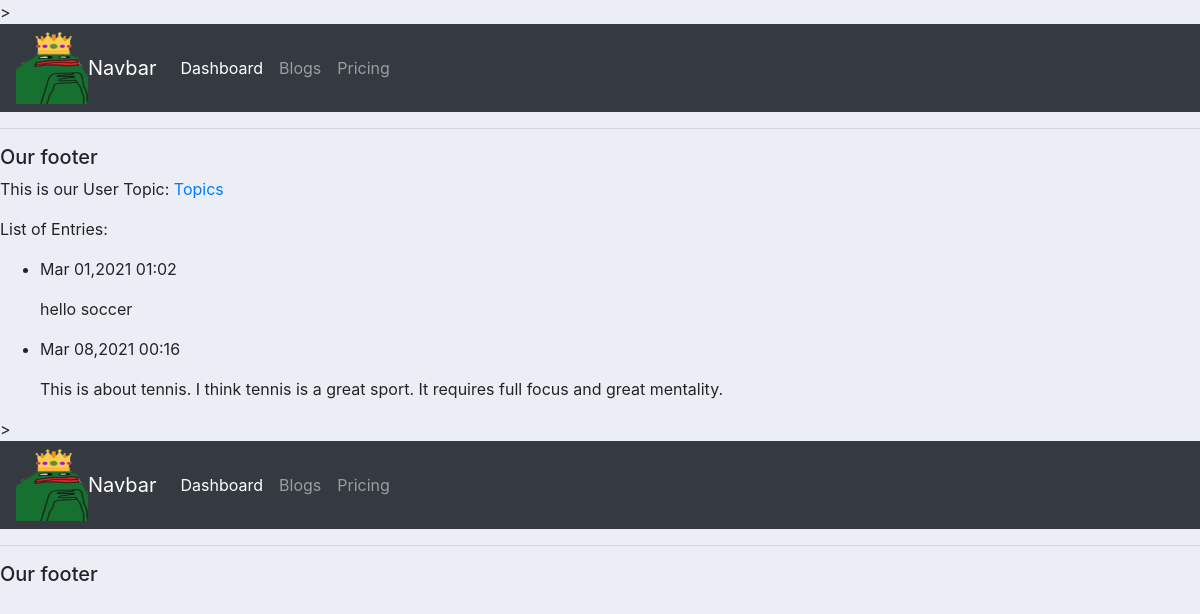
/entry/, run on the app's committed database.
### Userlog/models.py (models this page shows)
class Entry(models.Model):
    tags = models.ForeignKey(Tag, null = True, on_delete=models.CASCADE)
    topic = models.ForeignKey(UserTopic, null = True, on_delete=models.CASCADE)
    text = models.TextField()
    date_added = models.DateTimeField(auto_now_add=True)

### Userlog/views.py (the view)
# urls.py: path('entry/',views.user_list_view),
def user_list_view(request):
    usertopics_objects = UserTopic.objects.all()
    entry_objects = Entry.objects.all()
    context = {
        'usertopics_objects': usertopics_objects,
        'entry_objects': entry_objects,
    }
    return render(request,'user_log/Userpost.html',context)

### Userlog/templates/user_log/Userpost.html
{% include 'user_log/main.html' %}
{% block content %}
<html>
<p> This is our User Topic:
    <a href = "{% url 'topics' %}">Topics</a>
</p>
<p> List of Entries: </p>
<ul>
{% for entry in entry_objects %}
    <li>
        <p>{{ entry.date_added|date:'M d,Y H:i' }}</p>
        <p>{{ entry.text|linebreaks}}</p>
    </li>
{% empty %}
    <li>
         There are no entries for this topic yet.
    </li>
{% endfor %}
</ul>
{% include 'user_log/main.html' %}
{% endblock content %}
</html>

### static/css/main.css (style rules this page uses)
body { background-color: #ebeff5; }

### data on the page
Entry: date_added "Mar 01,2021 01:02", text "hello soccer"
Entry: date_added "Mar 08,2021 00:16", text "This is about tennis. I think tennis is a great sport. It requires full focus and great mentality."
